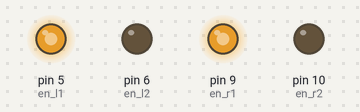
A sketch run on a simulated Arduino Uno, built with avr-gcc and run on an emulated ATmega328P. Parts: output pins drawn as LEDs (lit = HIGH).

Above: at 0.05 s.
At 1.5 s:
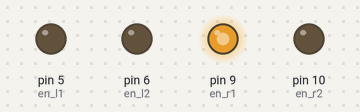
At 3.0 s:
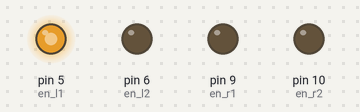
Timing chart, 0 to 6.9 s (numbered marks = the images above):
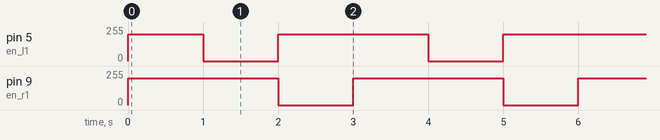

The sketch:

drv_fuil.ino
```cpp
int en_l1 = 5;
int en_l2= 6;
int en_r1 = 9;
int en_r2 = 10;


void setup() {
  Serial.begin(9600);
  pinMode(en_l1,OUTPUT);
  pinMode(en_l2,OUTPUT);
  pinMode(en_r1,OUTPUT);
  pinMode(en_r2,OUTPUT);
  // put your setup code here, to run once:

}
void forward(){
  analogWrite (en_l1,200);
  digitalWrite(en_l2,LOW);
  analogWrite( en_r1,200);
  digitalWrite(en_r2,LOW);

}
void left(){
  analogWrite (en_l1,0);
  digitalWrite(en_l2,LOW);
  analogWrite( en_r1,200);
  digitalWrite(en_r2,LOW);

}
void right(){
  analogWrite (en_l1,200);
  digitalWrite(en_l2,LOW);
  analogWrite( en_r1,0);
  digitalWrite(en_r2,LOW);


}
void stop_m(){
  analogWrite (en_l1,0);
  digitalWrite(en_l2,LOW);
  analogWrite( en_r1,0);
  digitalWrite(en_r2,LOW);

}

void loop() {
  forward();
  delay(1000);
  left();
  delay(1000);
  right();
  delay(1000);
  // put your main code here, to run repeatedly:

}
```

Measured:
- by itself, pin 5 (en_l1): repeats every 3.0 s: 0/255 1.0 s, 200/255 2.0 s
- by itself, pin 9 (en_r1): alternates 200/255 for 2.0 s and 0/255 for 1.0 s
